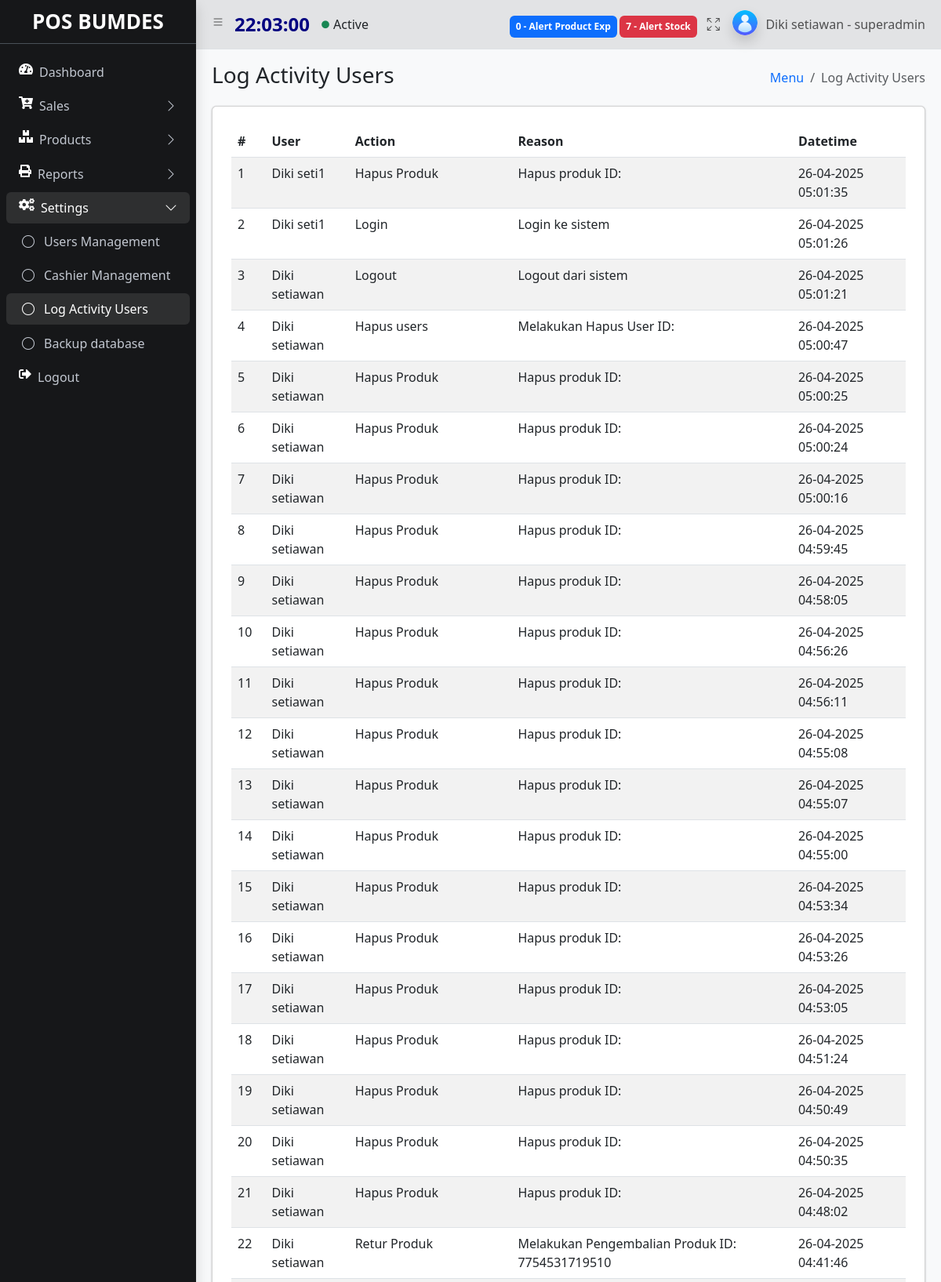
Page /index.php?&module=cashierLoguser&action=list (signed in, upper part) on the committed database.
### tables this page shows
CREATE TABLE `log_aktivitas` (
  `id` int(11) NOT NULL,
  `id_user` int(11) NOT NULL,
  `aksi` varchar(255) NOT NULL,
  `waktu` datetime NOT NULL DEFAULT current_timestamp(),
  `keterangan` text NOT NULL
);

CREATE TABLE `users` (
  `id_user` int(11) NOT NULL,
  `username` varchar(50) NOT NULL,
  `password` varchar(277) NOT NULL,
  `nama` varchar(50) NOT NULL,
  `role` varchar(10) NOT NULL,
  `create_at` timestamp NOT NULL DEFAULT current_timestamp(),
  `update_at` timestamp NOT NULL DEFAULT current_timestamp()
);

### module/cashierLoguser/list.php (the view, shortened to what this page needs)
<main class="app-main">
     <div class="app-content-header">
       <div class="container-fluid">
         <div class="row">
           <div class="col-sm-6"><h3 class="mb-0">Log Activity Users </h3></div>
           <div class="col-sm-6">
             <ol class="breadcrumb float-sm-end">
               <li class="breadcrumb-item"><a href="#">Menu</a></li>
               <li class="breadcrumb-item active" aria-current="page">Log Activity Users</li>
             </ol>
           </div>
         </div>
           <div class="col mt-2">
             <div class="card  mt-3 p-4">
           <table id="example" class="table table-striped">
                 <thead>
                   <tr>
                     <th scope="col">#</th>
                     <th scope="col">User</th>
                     <th scope="col">Action</th>
                     <th scope="col">Reason</th>
                     <th scope="col">Datetime</th>
                   </tr>
                 </thead>
                 <tbody>
             <?php
               $query = "SELECT log_aktivitas.*, users.nama
               FROM log_aktivitas
               JOIN users ON users.id_user = log_aktivitas.id_user
               ORDER BY waktu DESC
               ";
             $result = mysqli_query($koneksi, $query);
             if($result->num_rows > 0){
                 $no=1;
             while ($row = mysqli_fetch_assoc($result)) {
               echo "
                   <tr>
                     <td>$no</td>
                     <td>$row[nama]</td>
                     <td>$row[aksi]</td>
                     <td>$row[keterangan]</td>
                     <td>".date('d-m-Y H:i:s', strtotime($row['waktu']))."</td>
                   </tr>";
                   $no++;
                 };
                }else{
                 echo '<script>Swal.fire({
                   title: "Log activity is empty!",
                   text: "You clicked the button!",
                   icon: "error"
                 });</script>';
                } ?>
                 </tbody>
               </table>
             </div>
           </div>
         </div>
       </div>
     </div>

### rows in the picture
log_aktivitas: id_user.nama "Diki seti1", aksi "Hapus Produk", keterangan "Hapus produk ID:", waktu "26-04-2025 05:01:35"
log_aktivitas: id_user.nama "Diki seti1", aksi "Login", keterangan "Login ke sistem", waktu "26-04-2025 05:01:26"
log_aktivitas: id_user.nama "Diki setiawan", aksi "Logout", keterangan "Logout dari sistem", waktu "26-04-2025 05:01:21"
log_aktivitas: id_user.nama "Diki setiawan", aksi "Hapus users", keterangan "Melakukan Hapus User ID:", waktu "26-04-2025 05:00:47"
log_aktivitas: id_user.nama "Diki setiawan", aksi "Hapus Produk", keterangan "Hapus produk ID:", waktu "26-04-2025 05:00:25"
log_aktivitas: id_user.nama "Diki setiawan", aksi "Hapus Produk", keterangan "Hapus produk ID:", waktu "26-04-2025 05:00:24"
log_aktivitas: id_user.nama "Diki setiawan", aksi "Hapus Produk", keterangan "Hapus produk ID:", waktu "26-04-2025 05:00:16"
log_aktivitas: id_user.nama "Diki setiawan", aksi "Hapus Produk", keterangan "Hapus produk ID:", waktu "26-04-2025 04:59:45"
log_aktivitas: id_user.nama "Diki setiawan", aksi "Hapus Produk", keterangan "Hapus produk ID:", waktu "26-04-2025 04:58:05"
log_aktivitas: id_user.nama "Diki setiawan", aksi "Hapus Produk", keterangan "Hapus produk ID:", waktu "26-04-2025 04:56:26"
log_aktivitas: id_user.nama "Diki setiawan", aksi "Hapus Produk", keterangan "Hapus produk ID:", waktu "26-04-2025 04:56:11"
log_aktivitas: id_user.nama "Diki setiawan", aksi "Hapus Produk", keterangan "Hapus produk ID:", waktu "26-04-2025 04:55:08"
log_aktivitas: id_user.nama "Diki setiawan", aksi "Hapus Produk", keterangan "Hapus produk ID:", waktu "26-04-2025 04:55:07"
log_aktivitas: id_user.nama "Diki setiawan", aksi "Hapus Produk", keterangan "Hapus produk ID:", waktu "26-04-2025 04:55:00"
log_aktivitas: id_user.nama "Diki setiawan", aksi "Hapus Produk", keterangan "Hapus produk ID:", waktu "26-04-2025 04:53:34"
log_aktivitas: id_user.nama "Diki setiawan", aksi "Hapus Produk", keterangan "Hapus produk ID:", waktu "26-04-2025 04:53:26"
log_aktivitas: id_user.nama "Diki setiawan", aksi "Hapus Produk", keterangan "Hapus produk ID:", waktu "26-04-2025 04:53:05"
log_aktivitas: id_user.nama "Diki setiawan", aksi "Hapus Produk", keterangan "Hapus produk ID:", waktu "26-04-2025 04:51:24"
log_aktivitas: id_user.nama "Diki setiawan", aksi "Hapus Produk", keterangan "Hapus produk ID:", waktu "26-04-2025 04:50:49"
log_aktivitas: id_user.nama "Diki setiawan", aksi "Hapus Produk", keterangan "Hapus produk ID:", waktu "26-04-2025 04:50:35"
log_aktivitas: id_user.nama "Diki setiawan", aksi "Hapus Produk", keterangan "Hapus produk ID:", waktu "26-04-2025 04:48:02"
log_aktivitas: id_user.nama "Diki setiawan", aksi "Retur Produk", keterangan "Melakukan Pengembalian Produk ID: 7754531719510", waktu "26-04-2025 04:41:46"

### other values in the picture
$notifalertexp "0"
$notifalert "7"
$nama "Diki setiawan"
$role "superadmin"
